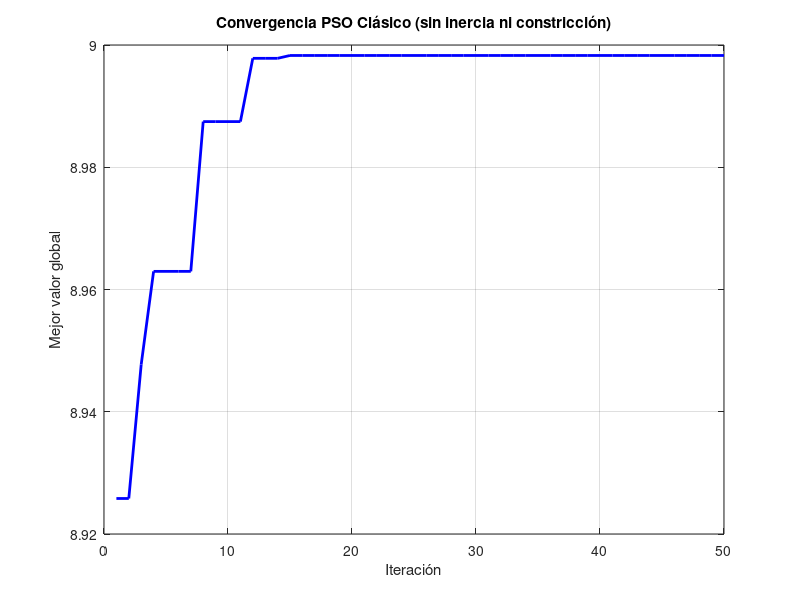
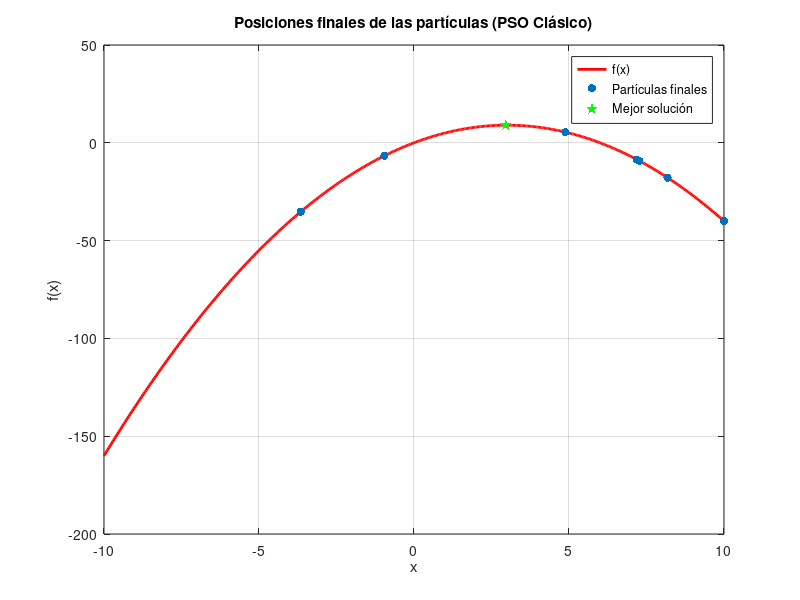

MATLAB code for these plots, in order:
clc; clear; close all;


N = 10;                   
iterMax = 50;           
xmin = -10; xmax = 10;    

c1 = 2.05;              
c2 = 2.05;                


x = xmin + (xmax - xmin).*rand(1, N);
v = zeros(1, N);                       
pbest = x;                             
pbest_val = 9 - (x - 3).^2;           

[gbest_val, idx] = max(pbest_val);
gbest = pbest(idx);

hist_best = zeros(1, iterMax);      

for t = 1:iterMax
    r1 = rand(1, N);
    r2 = rand(1, N);

    v = v + c1 .* r1 .* (pbest - x) + c2 .* r2 .* (gbest - x);
    
    x = x + v;
    
    x(x < xmin) = xmin;
    x(x > xmax) = xmax;
    
    fx = 9 - (x - 3).^2;
    
    mejor = fx > pbest_val;
    pbest(mejor) = x(mejor);
    pbest_val(mejor) = fx(mejor);
    
    [valor_max, idx] = max(pbest_val);
    if valor_max > gbest_val
        gbest_val = valor_max;
        gbest = pbest(idx);
    end
    
    hist_best(t) = gbest_val;
    
    fprintf('Iteración %d: Mejor global = %.4f, f(gbest) = %.4f\n', t, gbest, gbest_val);
end

fprintf('\n========== RESULTADO FINAL ==========\n');
fprintf('Mejor posición encontrada: x = %.4f\n', gbest);
fprintf('Valor máximo aproximado: f(x) = %.4f\n', gbest_val);

figure;
plot(1:iterMax, hist_best, 'b-', 'LineWidth', 2);
xlabel('Iteración');
ylabel('Mejor valor global');
title('Convergencia PSO Clásico (sin inercia ni constricción)');
grid on;

X = linspace(xmin, xmax, 500);
Y = 9 - (X - 3).^2;

figure;
plot(X, Y, 'r-', 'LineWidth', 2); hold on;
scatter(x, 9 - (x - 3).^2, 'bo', 'filled');
scatter(gbest, gbest_val, 80, 'g', 'filled', 'p');
xlabel('x');
ylabel('f(x)');
title('Posiciones finales de las partículas (PSO Clásico)');
legend('f(x)','Partículas finales','Mejor solución');
grid on;
